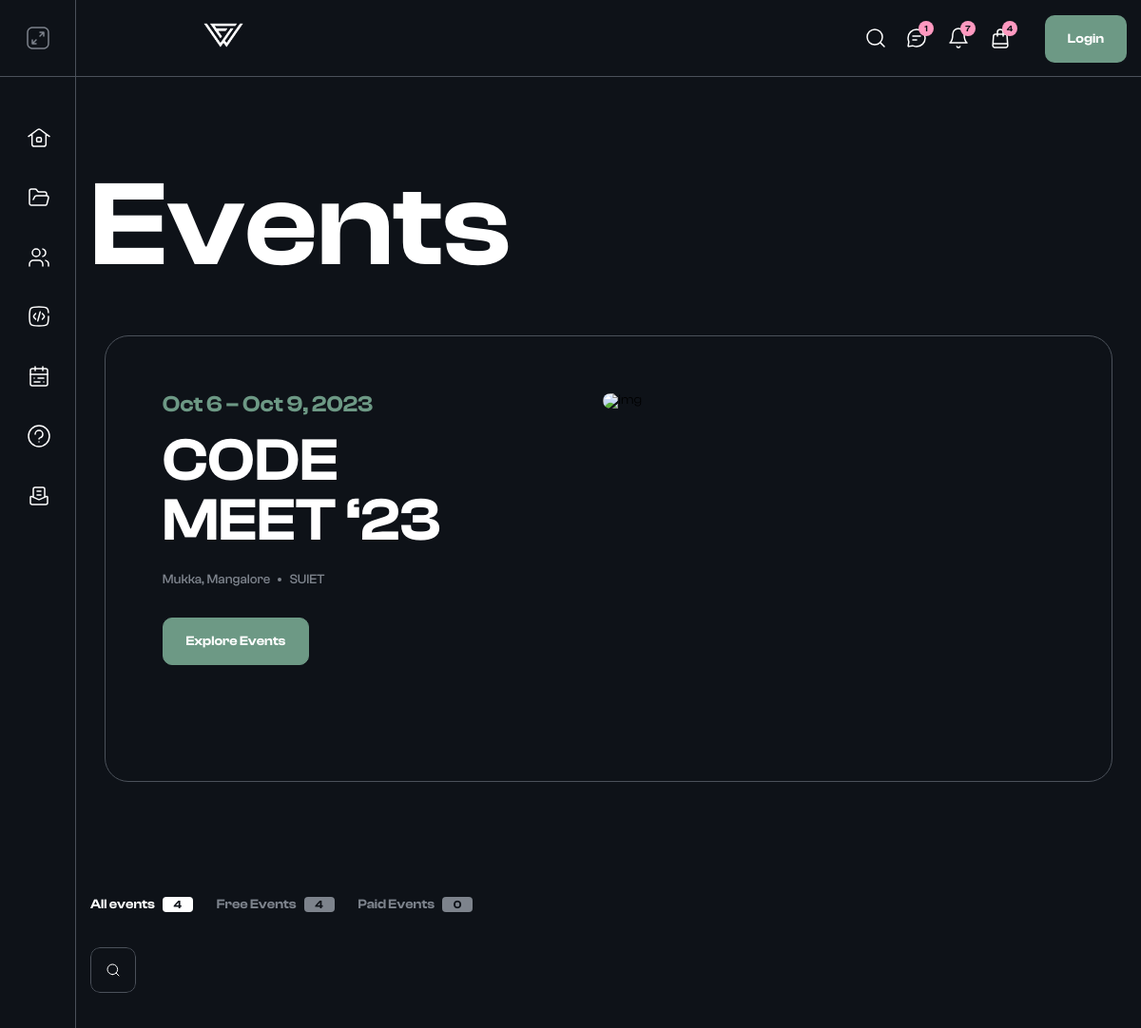
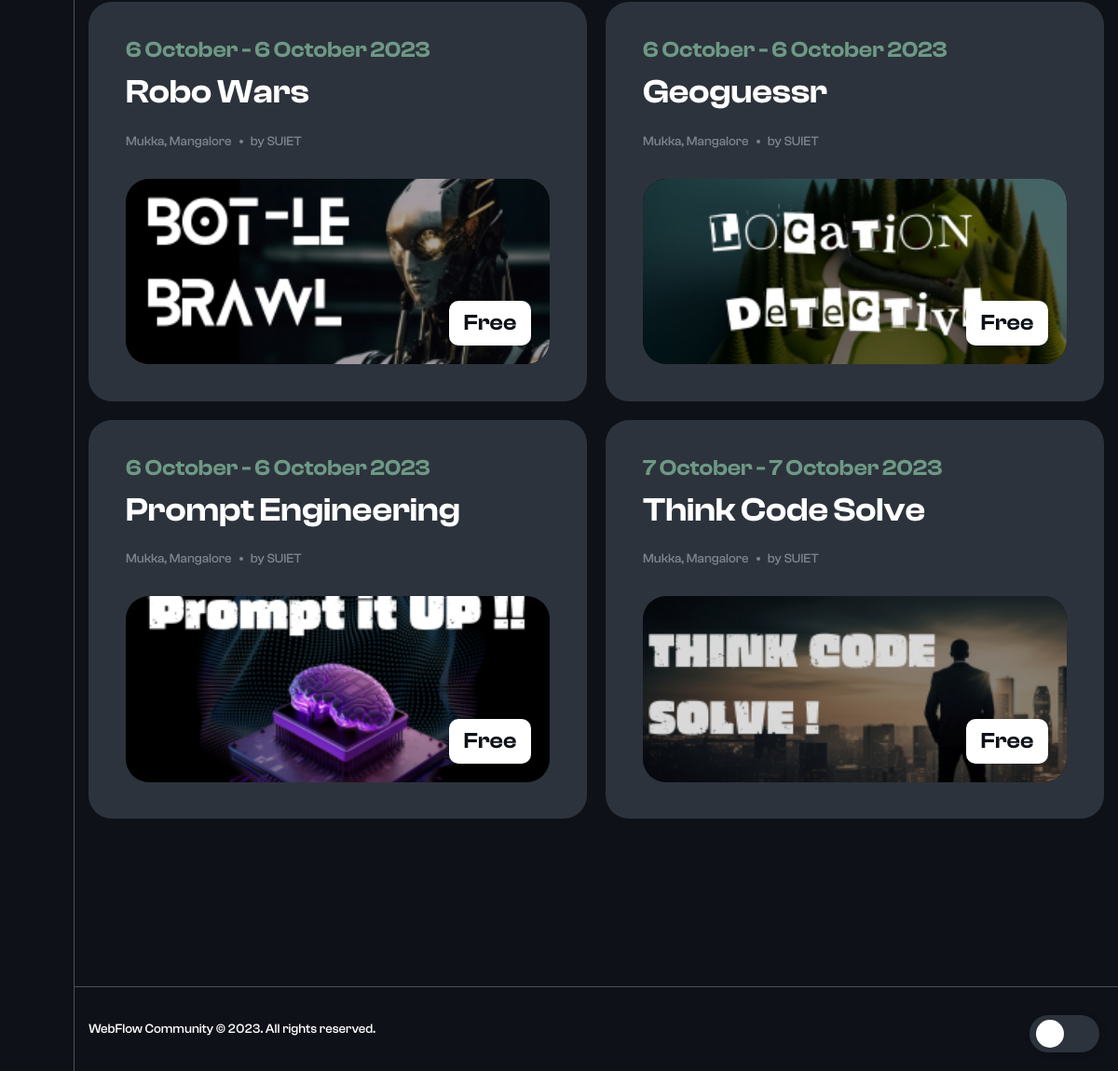
Screenshot of /events/ with the database file from the repository (2 pictures, top to bottom).
### event/models.py (models this page shows, shortened)
class events(models.Model):
    name = models.CharField(("Event Name"), max_length=250)
    category = models.ForeignKey("event_category", verbose_name=("Category"), on_delete=models.CASCADE)
    start_date_time = models.DateTimeField(("start Date and Time"), auto_now=False, auto_now_add=False)
    end_date_time = models.DateTimeField(("End Date and Time"), auto_now=False, auto_now_add=False)
    center = models.CharField(("Center/organization Name"), max_length=250)
    location = models.CharField(("Location"), max_length=250)
    calender = models.URLField(("Add to Calender link"), max_length=25000)
    about = RichTextField(("About 1"))
    card = models.ImageField(("card 285*150"), upload_to="event/card")
    banner = models.ImageField(("Banner 475*350"), upload_to='event/banner')
    poster = models.ImageField(("Poster"), upload_to='event.poster')
    about2 = RichTextField(("About 2"))
    entry = models.CharField(("Entry Fee"), max_length=50)
    organizer = models.ForeignKey("authentication.profiles", verbose_name=("Organizer"), on_delete=models.CASCADE)
    phone = models.CharField(("Main Phone Number"), max_length=50)
    map = models.URLField(("Google link"), max_length=25000)
    slug = models.SlugField(blank=True)

### event/views.py (the view)
# urls.py: path('',all_event,name="all_event"),
def all_event(request):
    all_events = events.objects.all()
    all_events_total = events.objects.all().count()
    all_events_free_total = events.objects.filter(entry="Free").count()
    paid_event = all_events_total - all_events_free_total
    context ={
        'all_events':all_events,
        "all_events_total":all_events_total,
        "all_events_free_total":all_events_free_total,
        "paid_event":paid_event
    }
    return render(request,'event/all_event.html',context)

### authentication/context_processors.py (called while the page is built)
def org(request):
    if request.user.is_authenticated:
        profile_instance = profiles.objects.get(user=request.user)
        origanisers = origaniser.objects.filter(user=profile_instance)
        return {'origanisers':origanisers}
    else:
        return {}

### templates/event/all_event.html (shortened to what this page needs)
{% extends "base/base.html" %}
 {% load static %}
    {% block body %}
    <section class="main__events events">
        <div class="container">
            <h1 class="events__title title">
                Events
            </h1>
            <div class="main__section-top section-top section-top--main">
                <div class="container">
                    <div class="section-top__inner" style="justify-content: space-between">
                        <div class="section-top__content section-top-content">
                            <p class="section-top-content__date">
                                Oct 6 – Oct 9, 2023
                            </p>
                            <h1 class="section-top-content__title title">
                                CODE <br>
                                MEET ‘23
                            </h1>
                            <ul class="section-top-content__list card-list">
                                <li class="card-list__item">
                                    <p class="card-list__text">
                                        Mukka, Mangalore
                                    </p>
                                </li>
                                <li class="card-list__item">
                                    <p class="card-list__text">
                                        SUIET
                                    </p>
                                </li>
                            </ul>
                            <div class="section-top-content__buttons">
                                <a class="section-top-content__buttons-link section-top-content__buttons-link--green" href="{% url "codemeet" %}">
                                    Explore Events
                                </a>
                            </div>
                        </div>
                        <div class="section-top__img">
                            <img class="section-top__img-image" src="{% static "image/codemeet/Code Meet banner.png" %}" alt="img">
                        </div>
                    </div>
                </div>
            </div>
            <div class="events__filters-panel filters-panel">
                <div class="filters-panel__tags tags">
                    <a class="tags__tag {% if request.path == '/events/' %} tags__tag--active {% endif %}  " href="{% url "all_event" %}">
                        All events
                        <span>
                            {{all_events_total}}
                        </span>
                    </a>
                    <a class="tags__tag tags__tag  {% if request.path == '/events/free' %} tags__tag--active {% endif %}" href="{% url "all_event_free" %}">
                        Free Events
                        <span>
                            {{all_events_free_total}}
                        </span>
                    </a>
                    <a class="tags__tag tags__tag  {% if request.path == '/events/paid' %} tags__tag--active {% endif %}" href="{% url "all_event_paid" %}">
                        Paid Events
                        <span>
                            {{ paid_event}}
                        </span>
                    </a>
                </div>
                <form class="filters-panel__form filters-panel-form" action="#">
                    <div class="filters-panel-form__search search">
                        <button class="search__btn" type="button">
                        </button>
                    </div>
                </form>
            </div>
            <div class="events__inner">
                {% for all_events in all_events %}
                <div class="events__card card card--events">
                    <div class="card__inner">
                        <p class="card__text">
                            {{all_events.start_date_time.day}} {{all_events.start_date_time|date:"F"}} - {{all_events.end_date_time.day}} {{all_events.end_date_time|date:"F"}} {{all_events.end_date_time.year}}
                        </p>
                        <a class="card__title card--events-title" href="{% url "event_detail" all_events.slug %}">
                            {{all_events.name}}
                        </a>
                        <ul class="card__list card-list">
                            <li class="card-list__item">
                                <p class="card-list__text">
                                    {{all_events.location}}
                                </p>
                            </li>
                            <li class="card-list__item">
                                <a class="card-list__link" href="{% url "event_detail" all_events.slug %}">
                                    by {{all_events.center}}
                                </a>
                            </li>
                        </ul>
                        <a class="card-box__poster" href="{% url "event_detail" all_events.slug %}">
                            <img class="card-box__poster-img" src="{{all_events.card.url}}" alt="img">
                            <p class="card-box__poster-text">
                                {{all_events.entry}}
                            </p>
                        </a>
                    </div>
                </div>
                {% endfor %}
            </div>
        </div>
    </section>
    {% endblock body %}

### rows the page displays
events: start_date_time.day "6", start_date_time "October", end_date_time.day "6", end_date_time "October", end_date_time.year "2023", name "Robo Wars", location "Mukka, Mangalore", center "SUIET", card (picture), entry "Free"
events: start_date_time.day "6", start_date_time "October", end_date_time.day "6", end_date_time "October", end_date_time.year "2023", name "Geoguessr", location "Mukka, Mangalore", center "SUIET", card (picture), entry "Free"
events: start_date_time.day "6", start_date_time "October", end_date_time.day "6", end_date_time "October", end_date_time.year "2023", name "Prompt Engineering", location "Mukka, Mangalore", center "SUIET", card (picture), entry "Free"
events: start_date_time.day "7", start_date_time "October", end_date_time.day "7", end_date_time "October", end_date_time.year "2023", name "Think Code Solve", location "Mukka, Mangalore", center "SUIET", card (picture), entry "Free"

### other values shown
{{ all_events_total }} "4"
{{ all_events_free_total }} "4"
{{ paid_event }} "0"
